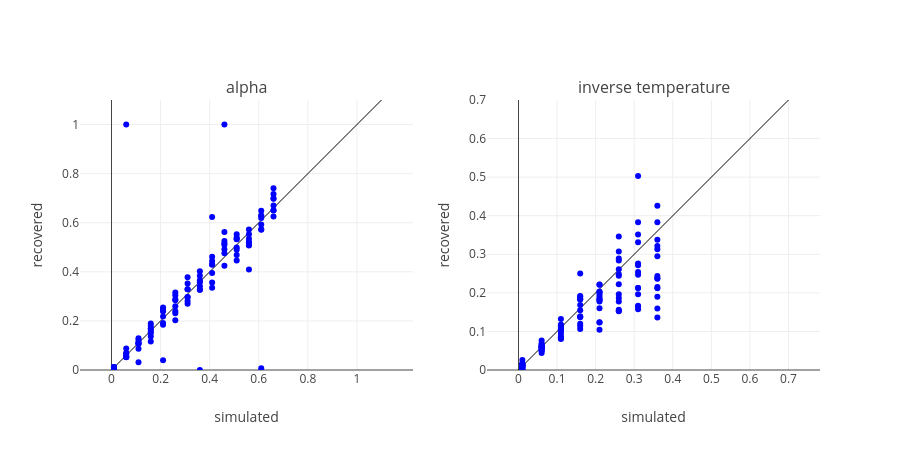

The code cell stored with this chart in its notebook:
### Markdown cell above
#### Simulating choices and recovering parameters

### Code cell
# the parameter ranges we want to simulate from
simulatedAlphaRange = np.arange(0.01, 0.7, 0.05)
simulatedBetaRange  = np.arange(0.01, 0.4, 0.05)

# run the parameter recovery
recoveryData = fitting.run_parameter_recovery(
    simulatedAlphaRange, # what alpha values to try out
    simulatedBetaRange,  # what beta values to try out
    simulate_RL_model,   # the function we use to simulate the RL model
    generate_schedule,   # the function we use to generate a schedule
    trueProbability,     # the reward probabilities the schedule is generated from
    rng,                 # the random number generator we use
    )

plotting.plot_recovered_parameters(recoveryData)
